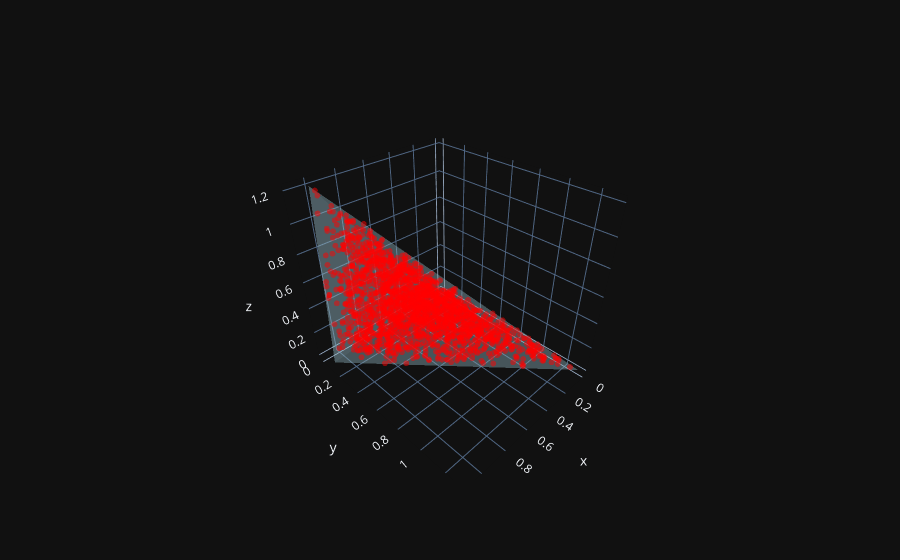

Notebook source saved alongside this figure:
### Markdown cell above
Lets try to use this to sample points inside a tetrahedron. I am going to use `plotly` to make interactive 3D plots

### Code cell
# we need to make a trimesh to plot the tetrahedron
tetverts=np.asarray([[0.1,0,0],[1.1,0.1,0],[0,1.3,0],[1,0,1.2]])
triangles=np.asarray([[0,1,2],[0,1,3],[0,2,3],[1,2,3]])

x, y, z = tetverts.T
i,j,k = triangles.T

N=2000
pts=simpsRUS(tetverts,N)

fig = go.Figure(data=[go.Mesh3d(x=x, y=y, z=z, i=i, j=j, k=k, color='lightblue', opacity=0.25,)])
fig.add_trace(go.Scatter3d(x=pts[:,0], y=pts[:,1], z=pts[:,2], mode='markers', marker=dict(size=2, color='red', opacity=0.5)))
darken(fig)

### Figure 1 — Plotly figure (JSON) as saved in the notebook; plotly's stock layout.template omitted (floating-point values rounded to 4 significant figures; data arrays with more than 128 entries replaced by an {"elided": "..."} marker saying what was removed)
{"data": [{"color": "lightblue", "i": [0, 0, 0, 1], "j": [1, 1, 2, 2], "k": [2, 3, 3, 3], "opacity": 0.25, "type": "mesh3d", "uid": "9c9ae78b-24d1-4b87-9ec9-0fdd083acedb", "x": [0.1, 1.1, 0, 1], "y": [0, 0.1, 1.3, 0], "z": [0, 0, 0, 1.2]}, {"marker": {"color": "red", "opacity": 0.5, "size": 2}, "mode": "markers", "type": "scatter3d", "uid": "790f9062-2662-4771-bd93-f75053e8e312", "x": {"elided": "2000 float values"}, "y": {"elided": "2000 float values"}, "z": {"elided": "2000 float values"}}], "layout": {}}
